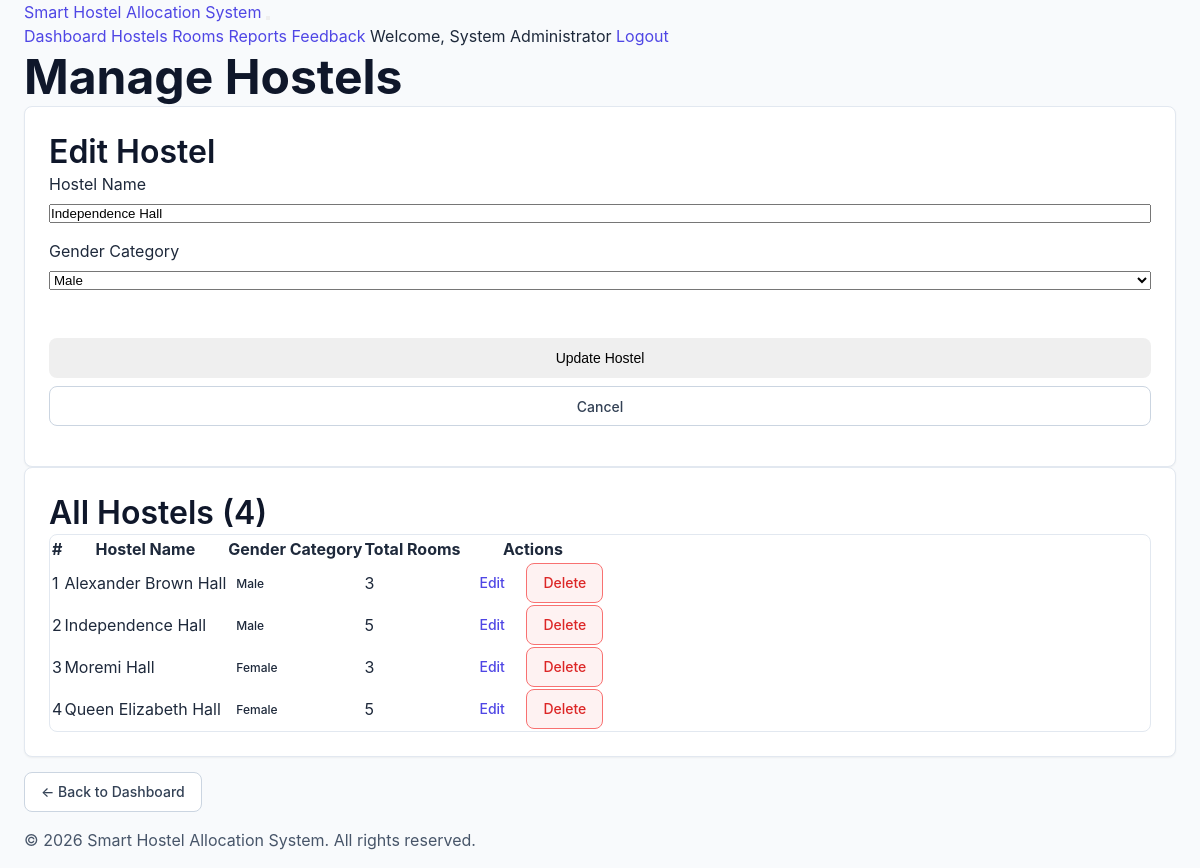
The page /old_php_version/admin/manage_hostels.php?edit=1 (signed in) on the database its author committed.
### tables this page shows
CREATE TABLE IF NOT EXISTS hostels (
    hostel_id INT AUTO_INCREMENT PRIMARY KEY,
    hostel_name VARCHAR(100) NOT NULL,
    gender_category ENUM('Male', 'Female') NOT NULL,
    total_rooms INT NOT NULL DEFAULT 0,
    created_at DATETIME DEFAULT CURRENT_TIMESTAMP
);

### old_php_version/includes/functions.php (called while the page is built, shortened)
<?php
require_once __DIR__ . '/config.php';
function getAllHostels() {
    global $conn;
    $query = "SELECT * FROM hostels ORDER BY hostel_name ASC";
    $result = mysqli_query($conn, $query);
    $hostels = [];
    while ($row = mysqli_fetch_assoc($result)) {
        $hostels[] = $row;
    }
    return $hostels;
}
function getHostelById($hostelId) {
    global $conn;
    $hostelId = (int)$hostelId;
    $query = "SELECT * FROM hostels WHERE hostel_id = $hostelId LIMIT 1";
    $result = mysqli_query($conn, $query);
    return ($result && mysqli_num_rows($result) === 1) ? mysqli_fetch_assoc($result) : null;
}
function sanitize($str) {
    return htmlspecialchars($str, ENT_QUOTES, 'UTF-8');
}

### old_php_version/admin/manage_hostels.php (the view, shortened to what this page needs)
<?php
require_once __DIR__ . '/../includes/auth.php';
require_once __DIR__ . '/../includes/functions.php';
$editHostel = null;
if (isset($_GET['edit'])) {
    $editHostel = getHostelById((int)$_GET['edit']);
}
$hostels = getAllHostels();
include __DIR__ . '/../includes/header.php';
?>
<h1 class="page-title">Manage Hostels</h1>
<div class="card">
    <h3><?php echo $editHostel ? 'Edit Hostel' : 'Add New Hostel'; ?></h3>
    <form method="POST" action="" class="form-inline">
        <div class="form-group">
            <label for="hostel_name">Hostel Name</label>
            <input type="text" id="hostel_name" name="hostel_name" required
                   value="<?php echo $editHostel ? sanitize($editHostel['hostel_name']) : ''; ?>"
                   placeholder="e.g., Independence Hall">
        </div>
        <div class="form-group">
            <label for="gender_category">Gender Category</label>
            <select id="gender_category" name="gender_category" required>
                <option value="Male" <?php echo ($editHostel && $editHostel['gender_category'] === 'Male') ? 'selected' : ''; ?>>Male</option>
            </select>
        </div>
        <div class="form-group">
            <label>&nbsp;</label>
            <?php if ($editHostel): ?>
                <button type="submit" name="edit_hostel" class="btn btn-success">Update Hostel</button>
                <a href="<?php echo BASE_URL; ?>/admin/manage_hostels.php" class="btn btn-secondary">Cancel</a>
            <?php else: ?>
                <button type="submit" name="add_hostel" class="btn btn-primary">Add Hostel</button>
            <?php endif; ?>
        </div>
    </form>
</div>
<div class="card">
    <h3>All Hostels (<?php echo count($hostels); ?>)</h3>
    <?php if (empty($hostels)): ?>
        <p>No hostels have been added yet.</p>
    <?php else: ?>
        <div class="table-wrapper">
            <table>
                <thead>
                    <tr>
                        <th>#</th>
                        <th>Hostel Name</th>
                        <th>Gender Category</th>
                        <th>Total Rooms</th>
                        <th>Actions</th>
                    </tr>
                </thead>
                <tbody>
                    <?php foreach ($hostels as $index => $hostel): ?>
                        <tr>
                            <td><?php echo $index + 1; ?></td>
                            <td><?php echo sanitize($hostel['hostel_name']); ?></td>
                            <td><span class="badge <?php echo $hostel['gender_category'] === 'Male' ? 'badge-blue' : 'badge-red'; ?>"><?php echo $hostel['gender_category']; ?></span></td>
                            <td><?php echo $hostel['total_rooms']; ?></td>
                            <td>
                                <a href="?edit=<?php echo $hostel['hostel_id']; ?>" class="btn btn-warning btn-sm">Edit</a>
                                <a href="?delete=<?php echo $hostel['hostel_id']; ?>" class="btn btn-danger btn-sm"
                                   onclick="return confirmDelete('hostel')">Delete</a>
                            </td>
                        </tr>
                    <?php endforeach; ?>
                </tbody>
            </table>
        </div>
    <?php endif; ?>
</div>
<p style="margin-top: 15px;">
    <a href="<?php echo BASE_URL; ?>/admin/dashboard.php" class="btn btn-secondary">← Back to Dashboard</a>
</p>
<footer>
    <p>&copy; <?php echo date('Y'); ?> <?php echo APP_NAME; ?>. All rights reserved.</p>
</footer>
</body>
</html>

### frontend/css/style.css (style rules this page uses)
:root { --primary-50: #eef2ff; --primary-100: #e0e7ff; --primary-200: #c7d2fe; --primary-300: #a5b4fc; --primary-400: #818cf8; --primary-500: #6366f1; --primary-600: #4f46e5; --primary-700: #4338ca; --primary-800: #3730a3; --primary-900: #312e81; --neutral-50: #f8fafc; --neutral-100: #f1f5f9; --neutral-200: #e2e8f0; --neutral-300: #cbd5e1; --neutral-400: #94a3b8; --neutral-500: #64748b; --neutral-600: #475569; --neutral-700: #334155; --neutral-800: #1e293b; --neutral-900: #0f172a; --success-bg: #ecfdf5; --success-border: #34d399; --success-text: #059669; --error-bg: #fef2f2; --error-border: #f87171; --error-text: #dc2626; --warning-bg: #fffbeb; --warning-border: #fcd34d; --warning-text: #d97706; --info-bg: #eff6ff; --info-border: #93c5fd; --info-text: #2563eb; --space-4: 4px; --space-8: 8px; --space-12: 12px; --space-16: 16px; --space-24: 24px; --space-32: 32px; --space-48: 48px; --space-64: 64px; --font-family: 'Inter', -apple-system, BlinkMacSystemFont, "Segoe UI", Roboto, Helvetica, Arial, sans-serif; --text-h1: 48px; --text-h2: 40px; --text-h3: 32px; --text-h4: 24px; --text-h5: 20px; --text-body: 16px; --text-small: 14px; --text-caption: 12px; --radius-sm: 4px; --radius-md: 8px; --radius-lg: 12px; --radius-full: 9999px; --shadow-sm: 0 1px 2px 0 rgba(0, 0, 0, 0.05); --shadow-md: 0 4px 6px -1px rgba(0, 0, 0, 0.1), 0 2px 4px -1px rgba(0, 0, 0, 0.06); --shadow-lg: 0 10px 15px -3px rgba(0, 0, 0, 0.1), 0 4px 6px -2px rgba(0, 0, 0, 0.05); }
*, *::before, *::after { margin: 0; padding: 0; box-sizing: border-box; }
body { font-family: var(--font-family); font-size: var(--text-body); line-height: 1.5; color: var(--neutral-800); background-color: var(--neutral-50); -webkit-font-smoothing: antialiased; }
h1 { font-size: var(--text-h1); line-height: 1.2; font-weight: 700; color: var(--neutral-900); }
h3 { font-size: var(--text-h3); line-height: 1.3; font-weight: 600; color: var(--neutral-900); }
p { font-size: var(--text-body); color: var(--neutral-600); margin-bottom: var(--space-16); }
a { color: var(--primary-600); text-decoration: none; transition: color 0.2s; }
.card { background: #ffffff; border: 1px solid var(--neutral-200); border-radius: var(--radius-md); padding: var(--space-24); box-shadow: var(--shadow-sm); }
.btn { display: inline-flex; align-items: center; justify-content: center; gap: var(--space-8); height: 40px; padding: 0 var(--space-16); font-size: var(--text-small); font-weight: 500; border-radius: var(--radius-md); border: 1px solid transparent; cursor: pointer; transition: all 0.2s; text-decoration: none; white-space: nowrap; }
.btn-secondary { background-color: #ffffff; border-color: var(--neutral-300); color: var(--neutral-700); }
.btn-danger { background-color: var(--error-bg); color: var(--error-text); border-color: var(--error-border); }
.form-group { margin-bottom: var(--space-16); display: flex; flex-direction: column; gap: var(--space-8); }
.table-wrapper { width: 100%; overflow-x: auto; border: 1px solid var(--neutral-200); border-radius: var(--radius-md); background: #ffffff; }
.badge { display: inline-flex; align-items: center; padding: 2px 8px; border-radius: var(--radius-full); font-size: var(--text-caption); font-weight: 500; text-transform: capitalize; }

### rows shown on the page
hostels: hostel_name "Independence Hall", gender_category "Male", total_rooms "5"
hostels: hostel_name "Alexander Brown Hall", gender_category "Male", total_rooms "3"
hostels: hostel_name "Moremi Hall", gender_category "Female", total_rooms "3"
hostels: hostel_name "Queen Elizabeth Hall", gender_category "Female", total_rooms "5"

### other values the page prints
APP_NAME "Smart Hostel Allocation System"
getCurrentUserName() "System Administrator"
count($hostels) "4"
